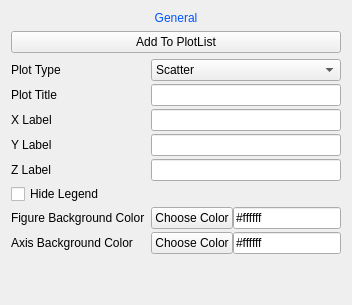
                     <widget class="QWidget" name="verticalLayoutWidget">
                      <layout class="QVBoxLayout" name="verticalLayout_6">
                       <item>
                        <widget class="QLabel" name="label_16">
                         <property name="text">
                          <string>&lt;html&gt;&lt;head/&gt;&lt;body&gt;&lt;p align=&quot;center&quot;&gt;&lt;span style=&quot; color:#0055ff;&quot;&gt;General&lt;/span&gt;&lt;/p&gt;&lt;/body&gt;&lt;/html&gt;</string>
                         </property>
                        </widget>
                       </item>
                       <item>
                        <widget class="QPushButton" name="AddToPlotlist">
                         <property name="text">
                          <string>Add To PlotList</string>
                         </property>
                        </widget>
                       </item>
                       <item>
                        <layout class="QFormLayout" name="formLayout_2">
                         <property name="verticalSpacing">
                          <number>3</number>
                         </property>
                         <item row="0" column="0">
                          <widget class="QLabel" name="PlotTypeLabel">
                           <property name="text">
                            <string>Plot Type</string>
                           </property>
                          </widget>
                         </item>
                         <item row="0" column="1">
                          <widget class="QComboBox" name="PlotType">
                           <item>
                            <property name="text">
                             <string>Scatter</string>
                            </property>
                           </item>
                           <item>
                            <property name="text">
                             <string>Line</string>
                            </property>
                           </item>
                           <item>
                            <property name="text">
                             <string>Timeline</string>
                            </property>
                           </item>
                           <item>
                            <property name="text">
                             <string>Stacked</string>
                            </property>
                           </item>
                           <item>
                            <property name="text">
                             <string>Bar</string>
                            </property>
                           </item>
                           <item>
                            <property name="text">
                             <string>Pie</string>
                            </property>
                           </item>
                           <item>
                            <property name="text">
                             <string>Basemap</string>
                            </property>
                           </item>
                           <item>
                            <property name="text">
                             <string>3D Plot</string>
                            </property>
                           </item>
                          </widget>
                         </item>
                         <item row="1" column="0">
                          <widget class="QLabel" name="PlotTitleLabel">
                           <property name="text">
                            <string>Plot Title</string>
                           </property>
                          </widget>
                         </item>
                         <item row="1" column="1">
                          <widget class="QLineEdit" name="PlotTitle"/>
                         </item>
                         <item row="2" column="0">
                          <widget class="QLabel" name="XLabelLabel">
                           <property name="text">
                            <string>X Label</string>
                           </property>
                          </widget>
                         </item>
                         <item row="2" column="1">
                          <widget class="QLineEdit" name="XAxisLabel"/>
                         </item>
                         <item row="3" column="0">
                          <widget class="QLabel" name="YLabelLabel">
                           <property name="text">
                            <string>Y Label</string>
                           </property>
                          </widget>
                         </item>
                         <item row="3" column="1">
                          <widget class="QLineEdit" name="YAxisLabel"/>
                         </item>
                         <item row="4" column="0">
                          <widget class="QLabel" name="ZLabelLabel">
                           <property name="text">
                            <string>Z Label</string>
                           </property>
                          </widget>
                         </item>
                         <item row="4" column="1">
                          <widget class="QLineEdit" name="ZAxisLabel">
                           <property name="enabled">
                            <bool>true</bool>
                           </property>
                          </widget>
                         </item>
                         <item row="7" column="1">
                          <layout class="QHBoxLayout" name="horizontalLayout_13">
                           <item>
                            <widget class="QPushButton" name="FigureColorBtn">
                             <property name="text">
                              <string>Choose Color</string>
                             </property>
                            </widget>
                           </item>
                           <item>
                            <widget class="QLineEdit" name="FigureBackGroundColor">
                             <property name="text">
                              <string>#ffffff</string>
                             </property>
                             <property name="readOnly">
                              <bool>true</bool>
                             </property>
                            </widget>
                           </item>
                          </layout>
                         </item>
                         <item row="7" column="0">
                          <widget class="QLabel" name="label_17">
                           <property name="text">
                            <string>Figure Background Color</string>
                           </property>
                          </widget>
                         </item>
                         <item row="8" column="0">
                          <widget class="QLabel" name="label_37">
                           <property name="text">
                            <string>Axis Background Color</string>
                           </property>
                          </widget>
                         </item>
                         <item row="8" column="1">
                          <layout class="QHBoxLayout" name="horizontalLayout_14">
                           <item>
                            <widget class="QPushButton" name="AxisColorBtn">
                             <property name="text">
                              <string>Choose Color</string>
                             </property>
                            </widget>
                           </item>
                           <item>
                            <widget class="QLineEdit" name="AxisBackGroundColor">
                             <property name="text">
                              <string>#ffffff</string>
                             </property>
                             <property name="readOnly">
                              <bool>true</bool>
                             </property>
                            </widget>
                           </item>
                          </layout>
                         </item>
                         <item row="6" column="0">
                          <widget class="QCheckBox" name="HideLegend">
                           <property name="text">
                            <string>Hide Legend</string>
                           </property>
                          </widget>
                         </item>
                        </layout>
                       </item>
                       <item>
                        <spacer name="verticalSpacer_20">
                         <property name="orientation">
                          <enum>Qt::Vertical</enum>
                         </property>
                         <property name="sizeHint" stdset="0">
                          <size>
                           <width>20</width>
                           <height>40</height>
                          </size>
                         </property>
                        </spacer>
                       </item>
                      </layout>
                     </widget>
